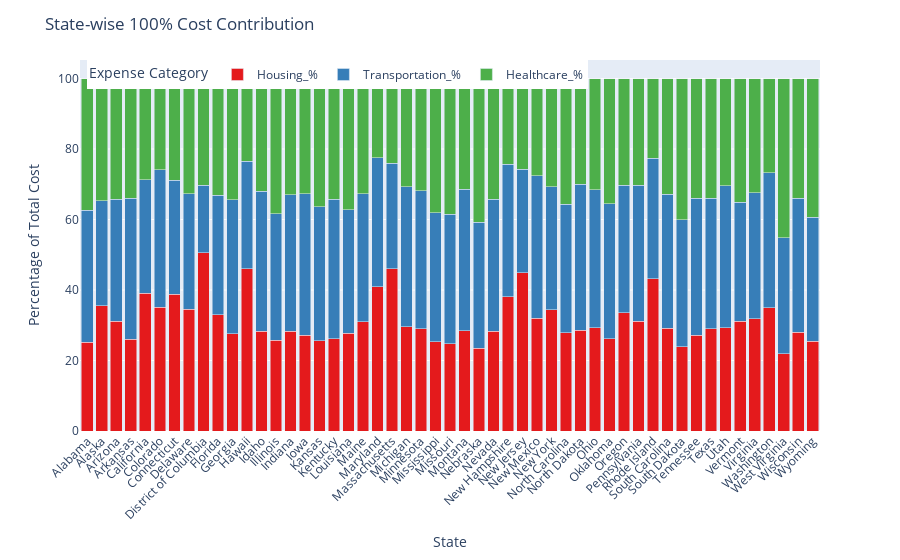

Write notebook code for a chart like this one.
### Code cell
# Normalize the values so each row adds up to 100% for the 100% stacked bar plot
state_pivot_normalized = state_pivot.div(state_pivot.sum(axis=1), axis=0) * 100

# Create an interactive 100% stacked bar plot
fig = px.bar(state_pivot_normalized, 
             x=state_pivot_normalized.index, 
             y=state_pivot_normalized.columns, 
             labels={'value': 'Percentage of Total Cost', 'state_name': 'State'}, 
             color_discrete_sequence=px.colors.qualitative.Set1,  # Using Set1 color palette
             barmode='stack')

# Customize the layout
fig.update_layout(
    title="State-wise 100% Cost Contribution",  # Updated title
    xaxis_title="State",
    yaxis_title="Percentage of Total Cost",
    xaxis_tickangle=-45,
    legend_title="Expense Category",
    legend=dict(title="Expense Category", x=0.01, y=1, traceorder='normal', orientation='h')
)

# Show the interactive plot
fig.show()

### Figure 1 — Plotly figure (JSON) as saved in the notebook; plotly's stock layout.template omitted (floating-point values rounded to 4 significant figures)
{"data": [{"alignmentgroup": "True", "hovertemplate": "variable=Housing_%<br>State=%{x}<br>Percentage of Total Cost=%{y}<extra></extra>", "legendgroup": "Housing_%", "marker": {"color": "rgb(228,26,28)", "pattern": {"shape": ""}}, "name": "Housing_%", "offsetgroup": "Housing_%", "orientation": "v", "showlegend": true, "textposition": "auto", "type": "bar", "x": ["Alabama", "Alaska", "Arizona", "Arkansas", "California", "Colorado", "Connecticut", "Delaware", "District of Columbia", "Florida", "Georgia", "Hawaii", "Idaho", "Illinois", "Indiana", "Iowa", "Kansas", "Kentucky", "Louisiana", "Maine", "Maryland", "Massachusetts", "Michigan", "Minnesota", "Mississippi", "Missouri", "Montana", "Nebraska", "Nevada", "New Hampshire", "New Jersey", "New Mexico", "New York", "North Carolina", "North Dakota", "Ohio", "Oklahoma", "Oregon", "Pennsylvania", "Rhode Island", "South Carolina", "South Dakota", "Tennessee", "Texas", "Utah", "Vermont", "Virginia", "Washington", "West Virginia", "Wisconsin", "Wyoming"], "xaxis": "x", "y": [25.2, 35.54, 31.18, 26.1, 39.14, 35.09, 38.86, 34.51, 50.64, 32.95, 27.57, 45.97, 28.33, 25.75, 28.31, 27.15, 25.68, 26.21, 27.68, 30.99, 40.92, 46.04, 29.63, 28.95, 25.39, 24.72, 28.48, 23.49, 28.32, 38.15, 44.88, 31.95, 34.34, 27.89, 28.54, 29.34, 26.23, 33.51, 31.18, 43.21, 29.12, 23.88, 27.15, 28.96, 29.33, 31.13, 31.81, 34.9, 21.96, 27.95, 25.41], "yaxis": "y"}, {"alignmentgroup": "True", "hovertemplate": "variable=Transportation_%<br>State=%{x}<br>Percentage of Total Cost=%{y}<extra></extra>", "legendgroup": "Transportation_%", "marker": {"color": "rgb(55,126,184)", "pattern": {"shape": ""}}, "name": "Transportation_%", "offsetgroup": "Transportation_%", "orientation": "v", "showlegend": true, "textposition": "auto", "type": "bar", "x": ["Alabama", "Alaska", "Arizona", "Arkansas", "California", "Colorado", "Connecticut", "Delaware", "District of Columbia", "Florida", "Georgia", "Hawaii", "Idaho", "Illinois", "Indiana", "Iowa", "Kansas", "Kentucky", "Louisiana", "Maine", "Maryland", "Massachusetts", "Michigan", "Minnesota", "Mississippi", "Missouri", "Montana", "Nebraska", "Nevada", "New Hampshire", "New Jersey", "New Mexico", "New York", "North Carolina", "North Dakota", "Ohio", "Oklahoma", "Oregon", "Pennsylvania", "Rhode Island", "South Carolina", "South Dakota", "Tennessee", "Texas", "Utah", "Vermont", "Virginia", "Washington", "West Virginia", "Wisconsin", "Wyoming"], "xaxis": "x", "y": [37.49, 29.85, 34.63, 40.0, 32.14, 39.02, 32.32, 32.74, 19.11, 34.0, 38.01, 30.58, 39.76, 35.88, 38.73, 40.21, 37.89, 39.56, 35.1, 36.37, 36.58, 29.86, 39.71, 39.21, 36.5, 36.77, 40.14, 35.79, 37.4, 37.52, 29.33, 40.49, 35.0, 36.51, 41.52, 39.06, 38.24, 36.16, 38.61, 34.15, 38.02, 36.02, 38.86, 37.04, 40.2, 33.79, 35.79, 38.4, 32.91, 38.1, 35.21], "yaxis": "y"}, {"alignmentgroup": "True", "hovertemplate": "variable=Healthcare_%<br>State=%{x}<br>Percentage of Total Cost=%{y}<extra></extra>", "legendgroup": "Healthcare_%", "marker": {"color": "rgb(77,175,74)", "pattern": {"shape": ""}}, "name": "Healthcare_%", "offsetgroup": "Healthcare_%", "orientation": "v", "showlegend": true, "textposition": "auto", "type": "bar", "x": ["Alabama", "Alaska", "Arizona", "Arkansas", "California", "Colorado", "Connecticut", "Delaware", "District of Columbia", "Florida", "Georgia", "Hawaii", "Idaho", "Illinois", "Indiana", "Iowa", "Kansas", "Kentucky", "Louisiana", "Maine", "Maryland", "Massachusetts", "Michigan", "Minnesota", "Mississippi", "Missouri", "Montana", "Nebraska", "Nevada", "New Hampshire", "New Jersey", "New Mexico", "New York", "North Carolina", "North Dakota", "Ohio", "Oklahoma", "Oregon", "Pennsylvania", "Rhode Island", "South Carolina", "South Dakota", "Tennessee", "Texas", "Utah", "Vermont", "Virginia", "Washington", "West Virginia", "Wisconsin", "Wyoming"], "xaxis": "x", "y": [37.3, 34.61, 34.19, 33.9, 28.72, 25.9, 28.82, 32.74, 30.26, 33.05, 34.42, 23.45, 31.91, 38.37, 32.96, 32.64, 36.44, 34.23, 37.22, 32.65, 22.5, 24.1, 30.66, 31.83, 38.11, 38.51, 31.38, 40.72, 34.28, 24.33, 25.8, 27.56, 30.66, 35.59, 29.94, 31.61, 35.53, 30.32, 30.2, 22.64, 32.86, 40.1, 34.0, 34.0, 30.47, 35.08, 32.39, 26.7, 45.13, 33.94, 39.38], "yaxis": "y"}], "layout": {"barmode": "stack", "legend": {"orientation": "h", "title": {"text": "Expense Category"}, "tracegroupgap": 0, "traceorder": "normal", "x": 0.01, "y": 1}, "margin": {"t": 60}, "title": {"text": "State-wise 100% Cost Contribution"}, "xaxis": {"anchor": "y", "domain": [0, 1], "tickangle": -45, "title": {"text": "State"}}, "yaxis": {"anchor": "x", "domain": [0, 1], "title": {"text": "Percentage of Total Cost"}}}}
